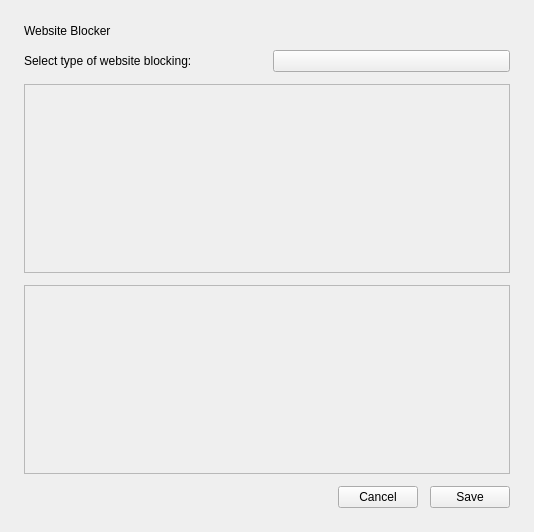
<?xml version="1.0" encoding="UTF-8"?>
<ui version="4.0">
 <class>WebsiteBlockView</class>
 <widget class="QWidget" name="WebsiteBlockView">
  <property name="geometry">
   <rect>
    <x>0</x>
    <y>0</y>
    <width>534</width>
    <height>532</height>
   </rect>
  </property>
  <property name="windowTitle">
   <string>Form</string>
  </property>
  <layout class="QHBoxLayout" name="horizontalLayout">
   <property name="leftMargin">
    <number>0</number>
   </property>
   <property name="topMargin">
    <number>0</number>
   </property>
   <property name="rightMargin">
    <number>0</number>
   </property>
   <property name="bottomMargin">
    <number>0</number>
   </property>
   <item>
    <widget class="SingleDirectionScrollArea" name="SingleDirectionScrollArea">
     <property name="styleSheet">
      <string notr="true">QScrollArea{background: transparent; border: none}</string>
     </property>
     <property name="widgetResizable">
      <bool>true</bool>
     </property>
     <widget class="QWidget" name="scrollAreaWidgetContents">
      <property name="geometry">
       <rect>
        <x>0</x>
        <y>0</y>
        <width>534</width>
        <height>532</height>
       </rect>
      </property>
      <property name="styleSheet">
       <string notr="true">QWidget#scrollAreaWidgetContents{background: transparent}</string>
      </property>
      <layout class="QVBoxLayout" name="verticalLayout">
       <property name="spacing">
        <number>12</number>
       </property>
       <property name="leftMargin">
        <number>24</number>
       </property>
       <property name="topMargin">
        <number>24</number>
       </property>
       <property name="rightMargin">
        <number>24</number>
       </property>
       <property name="bottomMargin">
        <number>24</number>
       </property>
       <item>
        <widget class="TitleLabel" name="titleLabel">
         <property name="sizePolicy">
          <sizepolicy hsizetype="Preferred" vsizetype="Fixed">
           <horstretch>0</horstretch>
           <verstretch>0</verstretch>
          </sizepolicy>
         </property>
         <property name="text">
          <string>Website Blocker</string>
         </property>
        </widget>
       </item>
       <item>
        <layout class="QHBoxLayout" name="horizontalLayout_2">
         <item>
          <widget class="BodyLabel" name="blockTypeLabel">
           <property name="sizePolicy">
            <sizepolicy hsizetype="Preferred" vsizetype="Fixed">
             <horstretch>0</horstretch>
             <verstretch>0</verstretch>
            </sizepolicy>
           </property>
           <property name="text">
            <string>Select type of website blocking: </string>
           </property>
          </widget>
         </item>
         <item>
          <widget class="ComboBox" name="blockTypeComboBox"/>
         </item>
        </layout>
       </item>
       <item>
        <widget class="CodeEditor" name="blockListTextEdit">
         <property name="frameShape">
          <enum>QFrame::Shape::StyledPanel</enum>
         </property>
         <property name="frameShadow">
          <enum>QFrame::Shadow::Raised</enum>
         </property>
        </widget>
       </item>
       <item>
        <widget class="CodeEditor" name="allowListTextEdit">
         <property name="frameShape">
          <enum>QFrame::Shape::StyledPanel</enum>
         </property>
         <property name="frameShadow">
          <enum>QFrame::Shadow::Raised</enum>
         </property>
        </widget>
       </item>
       <item>
        <layout class="QHBoxLayout" name="horizontalLayout_4">
         <item>
          <spacer name="horizontalSpacer">
           <property name="orientation">
            <enum>Qt::Orientation::Horizontal</enum>
           </property>
           <property name="sizeHint" stdset="0">
            <size>
             <width>40</width>
             <height>20</height>
            </size>
           </property>
          </spacer>
         </item>
         <item>
          <widget class="PushButton" name="cancelButton">
           <property name="sizePolicy">
            <sizepolicy hsizetype="Minimum" vsizetype="Fixed">
             <horstretch>0</horstretch>
             <verstretch>0</verstretch>
            </sizepolicy>
           </property>
           <property name="text">
            <string>Cancel</string>
           </property>
          </widget>
         </item>
         <item>
          <widget class="PrimaryPushButton" name="saveButton">
           <property name="text">
            <string>Save</string>
           </property>
          </widget>
         </item>
        </layout>
       </item>
      </layout>
     </widget>
    </widget>
   </item>
  </layout>
 </widget>
 <customwidgets>
  <customwidget>
   <class>ComboBox</class>
   <extends>QPushButton</extends>
   <header>qfluentwidgets</header>
  </customwidget>
  <customwidget>
   <class>PushButton</class>
   <extends>QPushButton</extends>
   <header>qfluentwidgets</header>
  </customwidget>
  <customwidget>
   <class>PrimaryPushButton</class>
   <extends>PushButton</extends>
   <header>qfluentwidgets</header>
  </customwidget>
  <customwidget>
   <class>SingleDirectionScrollArea</class>
   <extends>QScrollArea</extends>
   <header>qfluentwidgets</header>
   <container>1</container>
  </customwidget>
  <customwidget>
   <class>BodyLabel</class>
   <extends>QLabel</extends>
   <header>qfluentwidgets</header>
  </customwidget>
  <customwidget>
   <class>TitleLabel</class>
   <extends>QLabel</extends>
   <header>qfluentwidgets</header>
  </customwidget>
  <customwidget>
   <class>CodeEditor</class>
   <extends>QFrame</extends>
   <header>prefabs.codeEditor</header>
   <container>1</container>
  </customwidget>
 </customwidgets>
 <resources/>
 <connections/>
</ui>
